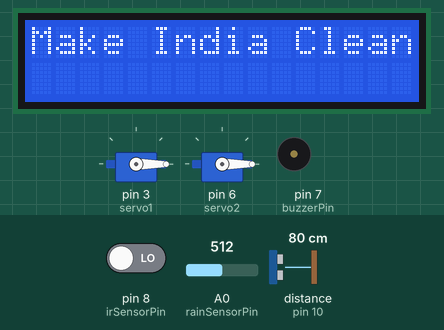
Recording of a sketch running on a simulated Arduino Uno, built with avr-gcc and run on an emulated ATmega328P. Parts: 2 × servo, 16×2 character LCD, buzzer (waves = sounding, pin HIGH). Wiring (inferred from the names in the program): ultrasonic range finder: trigger pin 9; echo pin 10. The test bench sets the inputs (shaded band); at power-on: distance to the obstacle (sensor on pin 10) 80 cm, A0 (rainSensorPin) = 512, pin 8 (irSensorPin) LOW. The echo pulse lasts 58.3 µs per cm; pins used as bus, display or sensor lines are not drawn; what the sketch prints to the serial monitor is not drawn.

Above: at 3.2 s.
3.3 s: distance to the obstacle (sensor on pin 10) set to 13 cm
4.8 s: distance to the obstacle (sensor on pin 10) set to 10 cm
At 6.1 s:
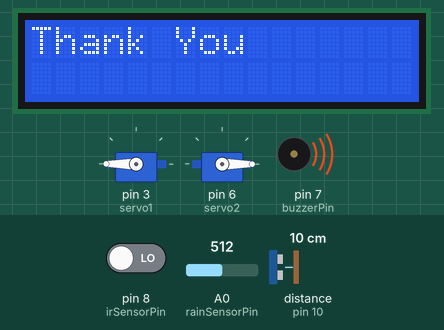
6.7 s: A0 (rainSensorPin) set to 587
8.2 s: A0 (rainSensorPin) set to 609
At 9.1 s:
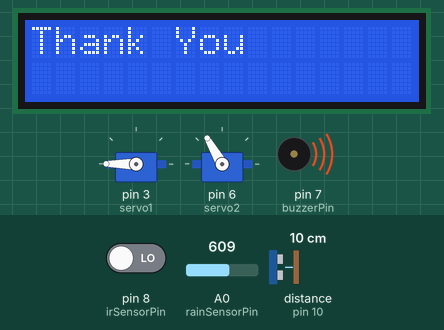
12.9 s: A0 (rainSensorPin) set to 783
16.0 s: A0 (rainSensorPin) set to 810
At 16.5 s:
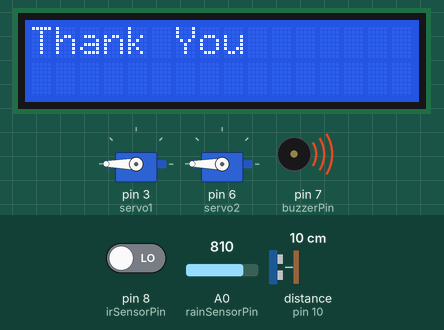
Timing chart, 0 to 18.5 s (numbered marks = the images above; inputs shaded):
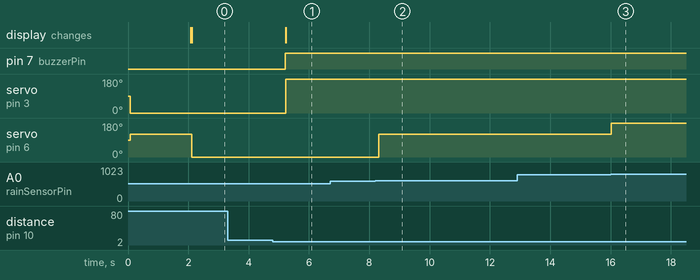

Measured:
- the behaviour switches between 12 and 11 cm on distance to the obstacle (sensor on pin 10) (found by bisection; images 0 and 1)
- the behaviour switches between 599 and 600 on A0 (rainSensorPin) (found by bisection; images 1 and 2)
- the behaviour switches between 800 and 801 on A0 (rainSensorPin) (found by bisection; images 2 and 3)
- after the input at 3.3 s, every drawn part: stays the same
- after the input at 4.8 s, pin 7 (buzzerPin): LOW → HIGH after 0.42 s; servo on pin 3 (servo1): 0° → 180° after 0.43 s; the display: changes after 0.43 s (image 1)
- after the input at 6.7 s, every drawn part: stays the same
- after the input at 8.2 s, servo on pin 6 (servo2): 0° → 120° after 0.11 s
- after the input at 12.9 s, every drawn part: stays the same
- after the input at 16.0 s, servo on pin 6 (servo2): 120° → 180° at once

The sketch:

smart_bin.ino
```cpp
#include <Servo.h>
#include <LiquidCrystal_I2C.h>

const int trigPin = 9;
const int echoPin = 10;

const int rainSensorPin = A0;
const int irSensorPin = 8;
const int buzzerPin = 7;

LiquidCrystal_I2C lcd(0x27, 16, 2);


Servo servo1;
Servo servo2;

void setup() {
   servo1.attach(3);
  servo2.attach(6);

  Serial.begin(9600);


  pinMode(trigPin, OUTPUT);
  pinMode(echoPin, INPUT);


  pinMode(irSensorPin, INPUT);

  pinMode(buzzerPin, OUTPUT);


  lcd.init();
  lcd.backlight();
  lcd.print("Initializing...");

  servo1.write(0);
  servo2.write(120);

  digitalWrite(buzzerPin, LOW);

  delay(2000);
  lcd.clear();
}

void loop() {
  long duration, distance;

  digitalWrite(trigPin, LOW);
  delayMicroseconds(2);


  digitalWrite(trigPin, HIGH);
  delayMicroseconds(10);
  digitalWrite(trigPin, LOW);

  duration = pulseIn(echoPin, HIGH);
  distance = duration * 0.034 / 2;

  if (distance <= 10) {
    servo1.write(180);
    digitalWrite(buzzerPin, HIGH);
    lcd.clear();
    lcd.setCursor(0, 0);
    lcd.print("Thank You");
  } else {
    servo1.write(0);
    digitalWrite(buzzerPin, LOW);
    lcd.clear();
    lcd.setCursor(0, 0);
    lcd.print("Make India Clean");
  }


  int rainValue = analogRead(rainSensorPin);
  int irValue = digitalRead(irSensorPin);

  Serial.print("Rain Sensor Value: ");
  Serial.println(rainValue);
  Serial.print("IR Sensor Value: ");
  Serial.println(irValue);


  if (irValue == 1) {
    servo2.write(120);
  } else if (rainValue > 800) {
    servo2.write(180);
  } else if (rainValue < 600) {
    servo2.write(0);
  } else {
    servo2.write(120);
  }

  delay(500);
}
```
